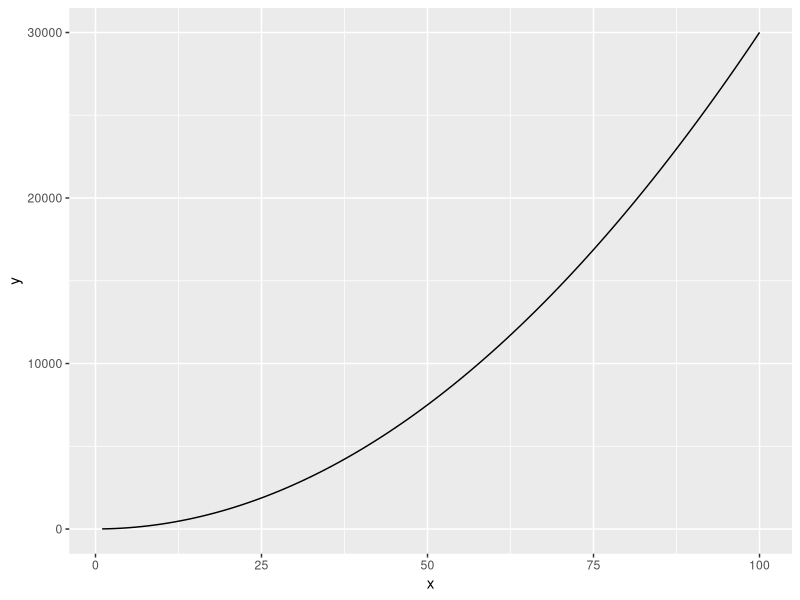
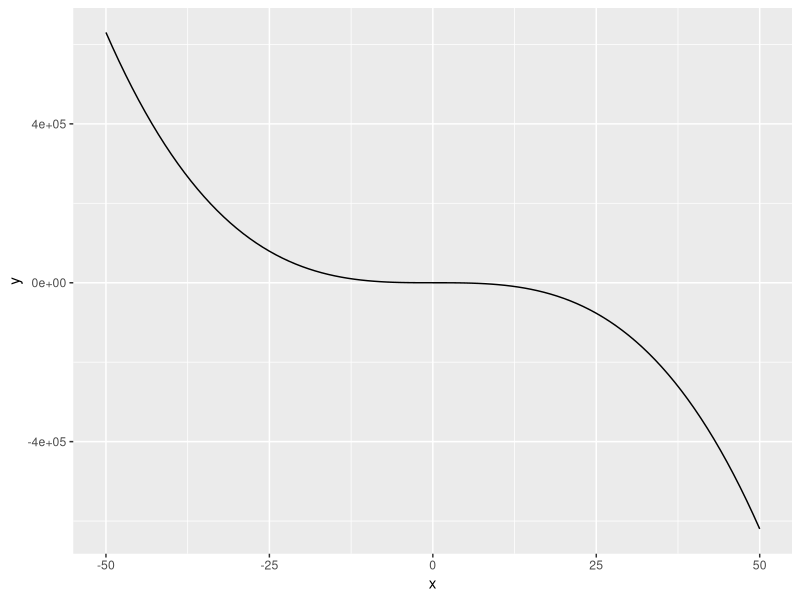
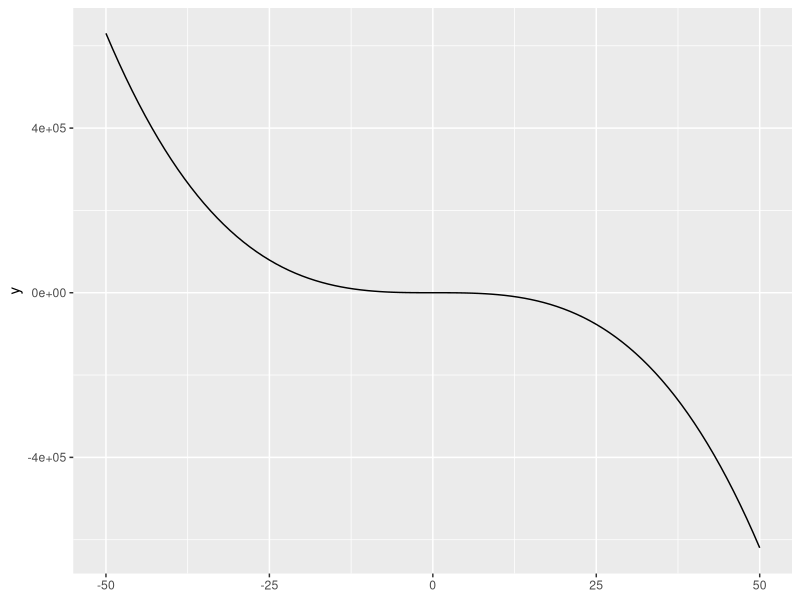
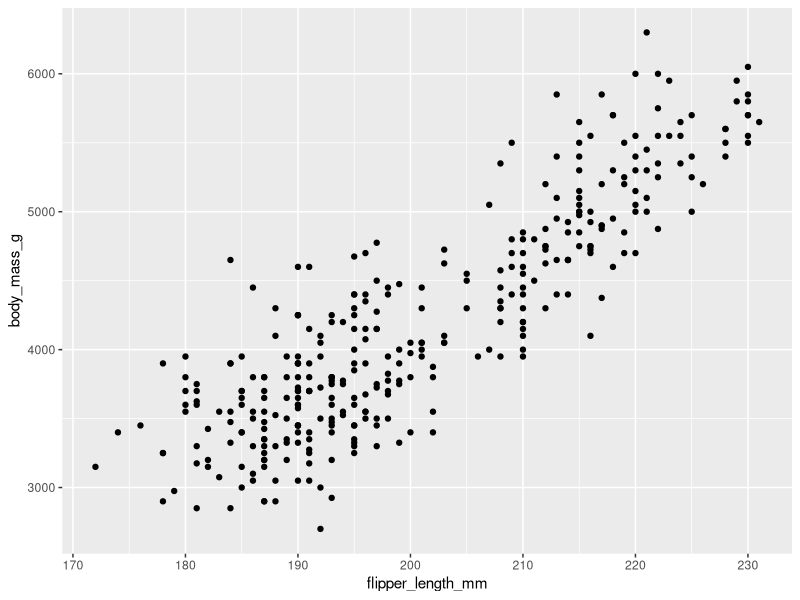
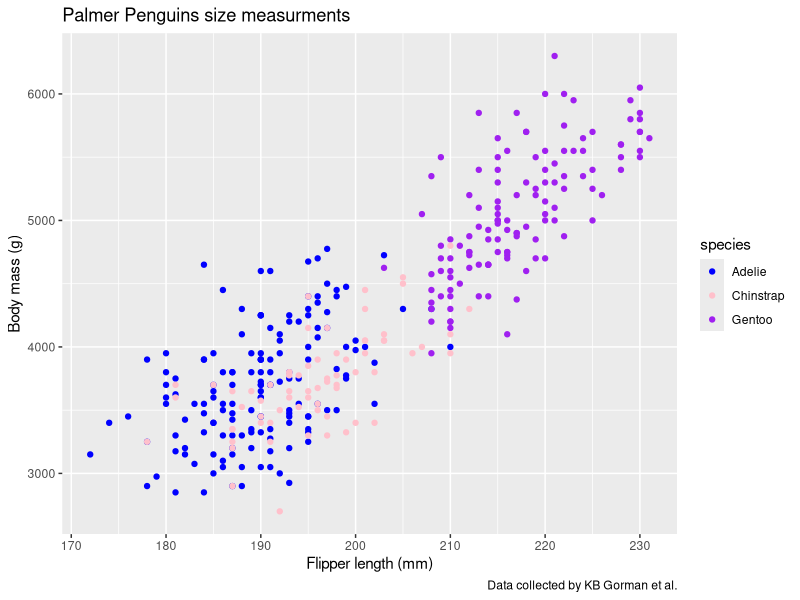
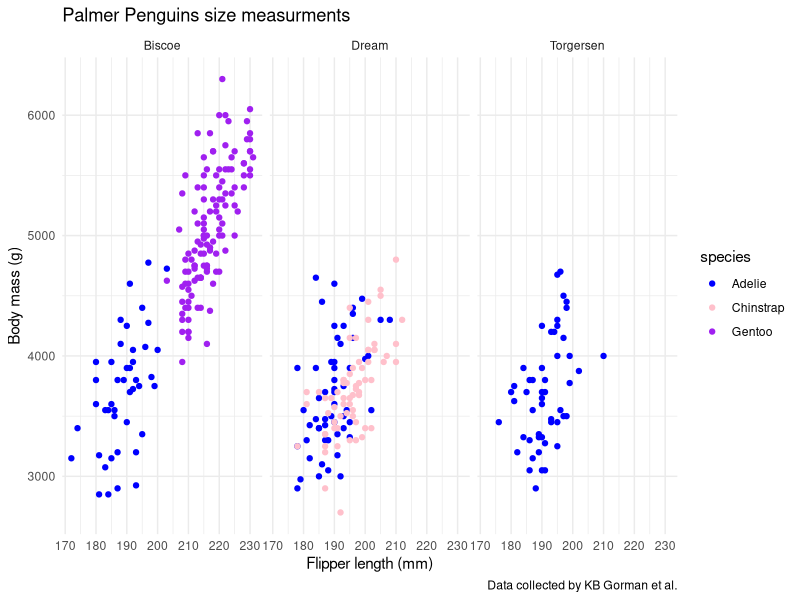

Recreate these plots in R, in order.
## ---- chunk 1
knitr::opts_chunk$set(echo = TRUE)
library(tidyverse)
library(palmerpenguins)
## ---- chunk 2
eq <- function(x){
  
  3 * x^2 + 4 
  
}

#Use stat_function() so we dont have to define and bind and make a new data frame. this function needs teh begining and end of the data but it still NEEDS to be in a data frame because ggplot is picky

ggplot(data = data.frame(x = c(1, 100)), aes(x = x)) +
  stat_function(fun = eq)


## ---- chunk 3
eq2 <- function(x) {
  
  2.4 - 5 * x^3 + 2.1 * x^2
} 

ggplot(data = data.frame(x = c(-50, 50)), aes(x = x)) +
  stat_function(fun = eq2) #this is one way where you are making the mini data frame 

#to bypass the data frame you can use data = NULL like i did below 

ggplot(data = NULL) +
  stat_function(fun = eq2) +
  xlim(min = -50, max = 50)

## ---- chunk 4

ggplot(data = penguins, aes(x = flipper_length_mm, y = body_mass_g)) + 
  geom_point()

# command + shift + c will comment out multiple lines (will also uncomment them if you want)

#Now we are going to map the colors. when it is based on a variable we put it inside aes, when its not based on a variable it doesnt have to be within aes 

ggplot(data = penguins, aes(x = flipper_length_mm, y = body_mass_g)) + 
  geom_point(aes(color = species)) +  #So here you can see it in the geom_point becasue it is teh scatter plot we are changing the color of 
  scale_color_manual(values = c("blue", "pink", "purple")) + #paletteer package for colors and palettes
  labs(x = "Flipper length (mm)",
       y = "Body mass (g)",
       title = "Palmer Penguins size measurments",
       caption = "Data collected by KB Gorman et al.",
       color = "species")

## ---- chunk 5
ggplot(data = penguins, aes(x = flipper_length_mm, y = body_mass_g)) + 
  geom_point(aes(color = species)) +   
  scale_color_manual(values = c("blue", "pink", "purple")) + 
  labs(x = "Flipper length (mm)",
       y = "Body mass (g)",
       title = "Palmer Penguins size measurments",
       caption = "Data collected by KB Gorman et al.",
       color = "species") +
  facet_wrap(~island) + #this will split them up for us (SO GREAT I LOVE IT)
  theme_minimal() 

## ---- chunk 6
gt <- expression(2.2 + 3.1 * t - 5.6 * t^4)

dg_dt <- D(expr = gt, "t")
d2g_dt2 <- D(expr = dg_dt, "t")

## ---- chunk 7
f_xyz <- expression(2*x*y - 3*(x^2)*(z^3))

df_dx <- D(expr = f_xyz, "x")
df_dy <- D(expr = f_xyz, "y")
df_dz <- D(expr = f_xyz, "z")
